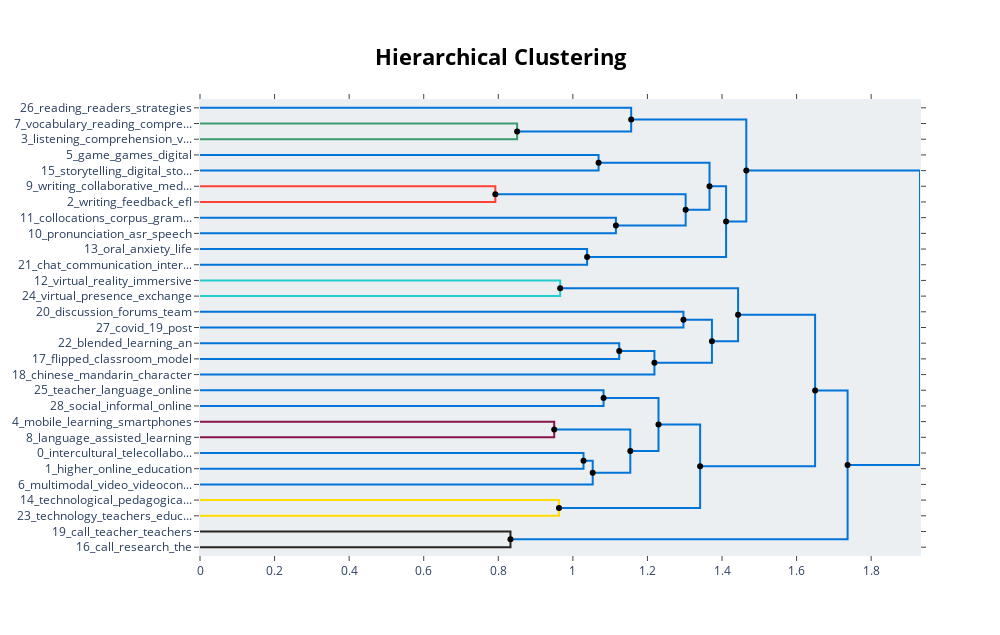

Notebook cell for this chart:
### Code cell
hierarchical_topics = model.hierarchical_topics(docs)
model.visualize_hierarchy(hierarchical_topics=hierarchical_topics)

### Figure 1 — Plotly figure (JSON) as saved in the notebook; plotly's stock layout.template omitted (floating-point values rounded to 4 significant figures)
{"data": [{"hoverinfo": "text", "marker": {"color": "rgb(61,153,112)"}, "mode": "lines", "text": ["pronunciation_asr_speech_training_recognition", "", "", "collocations_corpus_grammar_collocation_instruction"], "type": "scatter", "x": [0, 0.8505, 0.8505, 0], "xaxis": "x", "y": [-15, -15, -25, -25], "yaxis": "y"}, {"hoverinfo": "text", "marker": {"color": "rgb(0,116,217)"}, "mode": "lines", "text": ["writing_feedback_efl_automated_apos", "", "", "writing_collaborative_mediated_l2_wiki"], "type": "scatter", "x": [0, 1.156, 1.156, 0.8505], "xaxis": "x", "y": [-5, -5, -20, -20], "yaxis": "y"}, {"hoverinfo": "text", "marker": {"color": "rgb(0,116,217)"}, "mode": "lines", "text": ["pronunciation_instruction_l2_asr_speech", "", "", "writing_feedback_collaborative_efl_of"], "type": "scatter", "x": [0, 1.069, 1.069, 0], "xaxis": "x", "y": [-35, -35, -45, -45], "yaxis": "y"}, {"hoverinfo": "text", "marker": {"color": "rgb(255,65,54)"}, "mode": "lines", "text": ["chat_communication_interaction_text_computer", "", "", "oral_anxiety_life_proficiency_second"], "type": "scatter", "x": [0, 0.7921, 0.7921, 0], "xaxis": "x", "y": [-55, -55, -65, -65], "yaxis": "y"}, {"hoverinfo": "text", "marker": {"color": "rgb(0,116,217)"}, "mode": "lines", "text": ["writing_feedback_pronunciation_l2_of", "", "", "oral_anxiety_communication_chat_life"], "type": "scatter", "x": [0, 1.115, 1.115, 0], "xaxis": "x", "y": [-75, -75, -85, -85], "yaxis": "y"}, {"hoverinfo": "text", "marker": {"color": "rgb(0,116,217)"}, "mode": "lines", "text": ["vocabulary_reading_comprehension_dictionaries_acquisition", "", "", "listening_comprehension_video_effects_captions"], "type": "scatter", "x": [0.7921, 1.302, 1.302, 1.115], "xaxis": "x", "y": [-60, -60, -80, -80], "yaxis": "y"}, {"hoverinfo": "text", "marker": {"color": "rgb(0,116,217)"}, "mode": "lines", "text": ["reading_readers_strategies_students_at", "", "", "vocabulary_comprehension_listening_effects_on"], "type": "scatter", "x": [1.069, 1.367, 1.367, 1.302], "xaxis": "x", "y": [-40, -40, -70, -70], "yaxis": "y"}, {"hoverinfo": "text", "marker": {"color": "rgb(0,116,217)"}, "mode": "lines", "text": ["game_games_digital_gaming_gamification", "", "", "storytelling_digital_stories_story_writing"], "type": "scatter", "x": [0, 1.038, 1.038, 0], "xaxis": "x", "y": [-95, -95, -105, -105], "yaxis": "y"}, {"hoverinfo": "text", "marker": {"color": "rgb(0,116,217)"}, "mode": "lines", "text": ["vocabulary_comprehension_reading_listening_effects", "", "", "digital_game_games_storytelling_the"], "type": "scatter", "x": [1.367, 1.411, 1.411, 1.038], "xaxis": "x", "y": [-55, -55, -100, -100], "yaxis": "y"}, {"hoverinfo": "text", "marker": {"color": "rgb(0,116,217)"}, "mode": "lines", "text": ["writing_feedback_l2_of_computer", "", "", "vocabulary_comprehension_reading_digital_of"], "type": "scatter", "x": [1.156, 1.465, 1.465, 1.411], "xaxis": "x", "y": [-12.5, -12.5, -77.5, -77.5], "yaxis": "y"}, {"hoverinfo": "text", "marker": {"color": "rgb(35,205,205)"}, "mode": "lines", "text": ["call_research_the_from_2015", "", "", "call_teacher_teachers_competencies_education"], "type": "scatter", "x": [0, 0.966, 0.966, 0], "xaxis": "x", "y": [-115, -115, -125, -125], "yaxis": "y"}, {"hoverinfo": "text", "marker": {"color": "rgb(0,116,217)"}, "mode": "lines", "text": ["virtual_reality_immersive_3d_vr", "", "", "virtual_presence_exchange_community_participation"], "type": "scatter", "x": [0, 1.297, 1.297, 0], "xaxis": "x", "y": [-135, -135, -145, -145], "yaxis": "y"}, {"hoverinfo": "text", "marker": {"color": "rgb(0,116,217)"}, "mode": "lines", "text": ["social_informal_online_language_networking", "", "", "teacher_language_online_delivery_english"], "type": "scatter", "x": [0, 1.124, 1.124, 0], "xaxis": "x", "y": [-155, -155, -165, -165], "yaxis": "y"}, {"hoverinfo": "text", "marker": {"color": "rgb(0,116,217)"}, "mode": "lines", "text": ["multimodal_video_videoconferencing_multimedia_interactions", "", "", "higher_online_education_student_courses"], "type": "scatter", "x": [1.124, 1.219, 1.219, 0], "xaxis": "x", "y": [-160, -160, -175, -175], "yaxis": "y"}, {"hoverinfo": "text", "marker": {"color": "rgb(0,116,217)"}, "mode": "lines", "text": ["online_higher_education_multimodal_in", "", "", "intercultural_telecollaboration_cultural_competence_in"], "type": "scatter", "x": [1.297, 1.373, 1.373, 1.219], "xaxis": "x", "y": [-140, -140, -167.5, -167.5], "yaxis": "y"}, {"hoverinfo": "text", "marker": {"color": "rgb(0,116,217)"}, "mode": "lines", "text": ["language_assisted_learning_computer_technologies", "", "", "mobile_learning_smartphones_devices_ipad"], "type": "scatter", "x": [0.966, 1.443, 1.443, 1.373], "xaxis": "x", "y": [-120, -120, -153.8, -153.8], "yaxis": "y"}, {"hoverinfo": "text", "marker": {"color": "rgb(0,116,217)"}, "mode": "lines", "text": ["intercultural_in_telecollaboration_online_and", "", "", "mobile_learning_language_assisted_smartphones"], "type": "scatter", "x": [0, 1.082, 1.082, 0], "xaxis": "x", "y": [-185, -185, -195, -195], "yaxis": "y"}, {"hoverinfo": "text", "marker": {"color": "rgb(133,20,75)"}, "mode": "lines", "text": ["language_online_english_social_informal", "", "", "learning_language_in_of_and"], "type": "scatter", "x": [0, 0.95, 0.95, 0], "xaxis": "x", "y": [-205, -205, -215, -215], "yaxis": "y"}, {"hoverinfo": "text", "marker": {"color": "rgb(0,116,217)"}, "mode": "lines", "text": ["discussion_forums_team_quot_group", "", "", "learning_language_in_of_and"], "type": "scatter", "x": [0, 1.029, 1.029, 0], "xaxis": "x", "y": [-225, -225, -235, -235], "yaxis": "y"}, {"hoverinfo": "text", "marker": {"color": "rgb(0,116,217)"}, "mode": "lines", "text": ["technological_pedagogical_teachers_adoption_content", "", "", "technology_teachers_educational_teaching_school"], "type": "scatter", "x": [1.029, 1.053, 1.053, 0], "xaxis": "x", "y": [-230, -230, -245, -245], "yaxis": "y"}, {"hoverinfo": "text", "marker": {"color": "rgb(0,116,217)"}, "mode": "lines", "text": ["learning_language_in_of_and", "", "", "technology_teachers_pedagogical_technological_knowledge"], "type": "scatter", "x": [0.95, 1.154, 1.154, 1.053], "xaxis": "x", "y": [-210, -210, -237.5, -237.5], "yaxis": "y"}, {"hoverinfo": "text", "marker": {"color": "rgb(0,116,217)"}, "mode": "lines", "text": ["flipped_classroom_model_classrooms_impacts", "", "", "blended_learning_an_approach_inquiry"], "type": "scatter", "x": [1.082, 1.23, 1.23, 1.154], "xaxis": "x", "y": [-190, -190, -223.8, -223.8], "yaxis": "y"}, {"hoverinfo": "text", "marker": {"color": "rgb(255,220,0)"}, "mode": "lines", "text": ["chinese_mandarin_character_movements_bye", "", "", "flipped_blended_classroom_model_learning"], "type": "scatter", "x": [0, 0.9628, 0.9628, 0], "xaxis": "x", "y": [-255, -255, -265, -265], "yaxis": "y"}, {"hoverinfo": "text", "marker": {"color": "rgb(0,116,217)"}, "mode": "lines", "text": ["flipped_blended_chinese_classroom_learning", "", "", "covid_19_post_pandemic_panacea"], "type": "scatter", "x": [1.23, 1.341, 1.341, 0.9628], "xaxis": "x", "y": [-206.9, -206.9, -260, -260], "yaxis": "y"}, {"hoverinfo": "text", "marker": {"color": "rgb(0,116,217)"}, "mode": "lines", "text": ["language_learning_in_of_and", "", "", "flipped_blended_covid_19_chinese"], "type": "scatter", "x": [1.443, 1.65, 1.65, 1.341], "xaxis": "x", "y": [-136.9, -136.9, -233.4, -233.4], "yaxis": "y"}, {"hoverinfo": "text", "marker": {"color": "rgb(40,35,35)"}, "mode": "lines", "text": ["virtual_reality_community_immersive_presence", "", "", "learning_language_in_of_and"], "type": "scatter", "x": [0, 0.8327, 0.8327, 0], "xaxis": "x", "y": [-275, -275, -285, -285], "yaxis": "y"}, {"hoverinfo": "text", "marker": {"color": "rgb(0,116,217)"}, "mode": "lines", "text": ["call_research_teacher_the_from", "", "", "learning_in_language_of_and"], "type": "scatter", "x": [1.65, 1.737, 1.737, 0.8327], "xaxis": "x", "y": [-185.2, -185.2, -280, -280], "yaxis": "y"}, {"hoverinfo": "text", "marker": {"color": "rgb(0,116,217)"}, "mode": "lines", "text": ["writing_of_l2_and_on", "", "", "learning_in_of_and_language"], "type": "scatter", "x": [1.465, 1.931, 1.931, 1.737], "xaxis": "x", "y": [-45, -45, -232.6, -232.6], "yaxis": "y"}, {"hoverinfo": "text", "hovertext": ["vocabulary_reading_comprehension_dictionaries_acquisition", "reading_readers_strategies_students_at", "vocabulary_comprehension_reading_listening_effects", "writing_feedback_l2_of_computer", "multimodal_video_videoconferencing_multimedia_interactions", "online_higher_education_multimodal_in", "language_assisted_learning_computer_technologies", "technological_pedagogical_teachers_adoption_content", "learning_language_in_of_and", "flipped_classroom_model_classrooms_impacts", "flipped_blended_chinese_classroom_learning", "language_learning_in_of_and", "call_research_teacher_the_from", "writing_of_l2_and_on"], "marker": {"color": "black"}, "mode": "markers", "showlegend": false, "type": "scatter", "x": [0.7921, 1.069, 1.367, 1.156, 1.124, 1.297, 0.966, 1.029, 0.95, 1.082, 1.23, 1.443, 1.65, 1.465], "y": [-60, -40, -55, -12.5, -160, -140, -120, -230, -210, -190, -206.9, -136.9, -185.2, -45]}, {"hoverinfo": "text", "hovertext": ["writing_collaborative_mediated_l2_wiki", "listening_comprehension_video_effects_captions", "vocabulary_comprehension_listening_effects_on", "digital_game_games_storytelling_the", "vocabulary_comprehension_reading_digital_of", "intercultural_telecollaboration_cultural_competence_in", "mobile_learning_smartphones_devices_ipad", "technology_teachers_pedagogical_technological_knowledge", "blended_learning_an_approach_inquiry", "covid_19_post_pandemic_panacea", "flipped_blended_covid_19_chinese", "learning_in_language_of_and", "learning_in_of_and_language"], "marker": {"color": "black"}, "mode": "markers", "showlegend": false, "type": "scatter", "x": [0.8505, 1.115, 1.302, 1.038, 1.411, 1.219, 1.373, 1.053, 1.154, 0.9628, 1.341, 0.8327, 1.737], "y": [-20, -80, -70, -100, -77.5, -167.5, -153.8, -237.5, -223.8, -260, -233.4, -280, -232.6]}], "layout": {"autosize": false, "height": 635, "hoverlabel": {"bgcolor": "white", "font": {"family": "Rockwell", "size": 16}}, "hovermode": "closest", "plot_bgcolor": "#ECEFF1", "showlegend": false, "title": {"font": {"color": "Black", "size": 22}, "text": "<b>Hierarchical Clustering</b>", "x": 0.5, "xanchor": "center", "yanchor": "top"}, "width": 1000, "xaxis": {"mirror": "allticks", "rangemode": "tozero", "showgrid": false, "showline": true, "showticklabels": true, "ticks": "outside", "type": "linear", "zeroline": false}, "yaxis": {"mirror": "allticks", "range": [-290, 0], "rangemode": "tozero", "showgrid": false, "showline": true, "showticklabels": true, "tickmode": "array", "ticks": "outside", "ticktext": ["26_reading_readers_strategies", "7_vocabulary_reading_compre...", "3_listening_comprehension_v...", "5_game_games_digital", "15_storytelling_digital_sto...", "9_writing_collaborative_med...", "2_writing_feedback_efl", "11_collocations_corpus_gram...", "10_pronunciation_asr_speech", "13_oral_anxiety_life", "21_chat_communication_inter...", "12_virtual_reality_immersive", "24_virtual_presence_exchange", "20_discussion_forums_team", "27_covid_19_post", "22_blended_learning_an", "17_flipped_classroom_model", "18_chinese_mandarin_character", "25_teacher_language_online", "28_social_informal_online", "4_mobile_learning_smartphones", "8_language_assisted_learning", "0_intercultural_telecollabo...", "1_higher_online_education", "6_multimodal_video_videocon...", "14_technological_pedagogica...", "23_technology_teachers_educ...", "19_call_teacher_teachers", "16_call_research_the"], "tickvals": [-5, -15, -25, -35, -45, -55, -65, -75, -85, -95, -105, -115, -125, -135, -145, -155, -165, -175, -185, -195, -205, -215, -225, -235, -245, -255, -265, -275, -285], "type": "linear", "zeroline": false}}}
